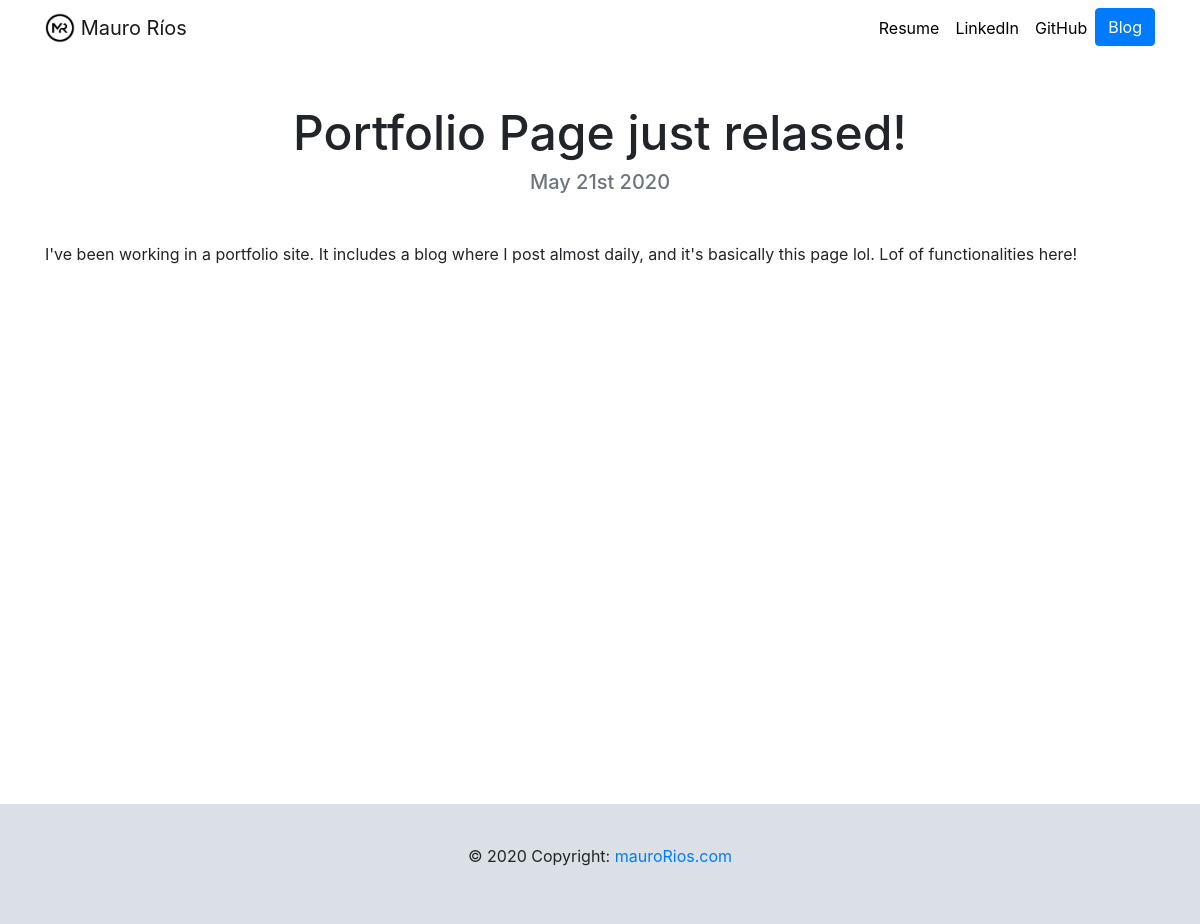
Screenshot of /blog/12/ with the database file from the repository.
### blog/models.py (models this page shows, shortened)
class Blog(models.Model):
    title = models.CharField(max_length=200)
    description = models.TextField()
    date = models.DateField(default=datetime.date.today) # I saved the day with this.

### blog/views.py (the view)
# urls.py: path('<int:blog_id>/', views.detail, name='detail'),
def detail(request, blog_id):
    blog = get_object_or_404(Blog, pk=blog_id)
    return render(request, 'blog/detail.html',{'blog':blog})

### blog/templates/blog/detail.html
{% extends "portfolio/base.html" %}
{% load static %}
{% block content %}
<h1 class="text-center mt-5" id="blogdetailtitle">{{ blog.title }}</h1>
<h5 class="text-center text-muted mb-5">{{ blog.date|date:'F jS Y'  }}</h5>
<div class="text-justify">
    <p id="blogdetaildesc">{{ blog.description|safe}}</p>
</div>
{% endblock %}

### portfolio/static/portfolio/style.css (style rules this page uses)
html, body { height: 100%; }
body { font-family: 'Lato', sans-serif; }
#blogdetaildesc { word-break: break-all; white-space: normal; }
@media (min-width: 992px) { #blogdetailtitle { font-size: 3rem; } }

### rows the page displays
Blog: title "Portfolio Page just relased!", date "May 21st 2020", description "I've been working in a portfolio site. It includes a blog where I post almost daily, and it's basically this page lol. Lof of functionalities here!"
